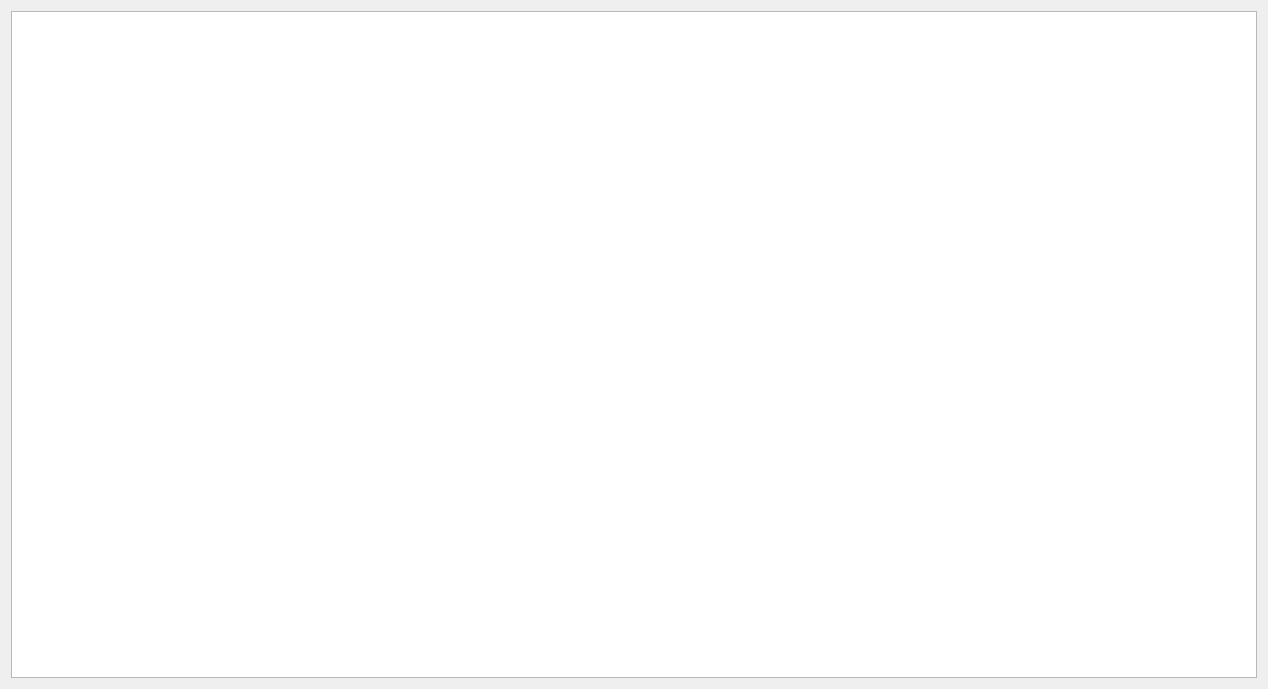
<?xml version="1.0" encoding="UTF-8"?>
<ui version="4.0">
 <class>CastingListWidget</class>
 <widget class="QWidget" name="CastingListWidget">
  <property name="geometry">
   <rect>
    <x>0</x>
    <y>0</y>
    <width>1268</width>
    <height>689</height>
   </rect>
  </property>
  <property name="windowTitle">
   <string>Form</string>
  </property>
  <layout class="QGridLayout" name="gridLayout">
   <item row="0" column="0">
    <widget class="QTableWidget" name="castingTableWidget"/>
   </item>
  </layout>
 </widget>
 <resources/>
 <connections/>
</ui>
